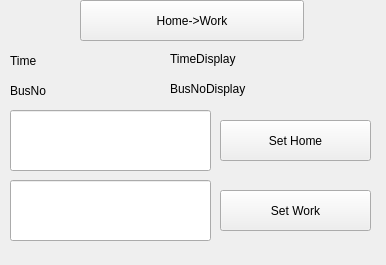
<?xml version="1.0" encoding="UTF-8"?>
<ui version="4.0">
 <class>MainWindow</class>
 <widget class="QMainWindow" name="MainWindow">
  <property name="geometry">
   <rect>
    <x>0</x>
    <y>0</y>
    <width>386</width>
    <height>265</height>
   </rect>
  </property>
  <property name="windowTitle">
   <string>ZuoBa</string>
  </property>
  <widget class="QWidget" name="centralwidget">
   <widget class="QPushButton" name="sethomeaddress">
    <property name="geometry">
     <rect>
      <x>220</x>
      <y>120</y>
      <width>151</width>
      <height>41</height>
     </rect>
    </property>
    <property name="text">
     <string>Set Home</string>
    </property>
   </widget>
   <widget class="QPushButton" name="setworkaddress">
    <property name="geometry">
     <rect>
      <x>220</x>
      <y>190</y>
      <width>151</width>
      <height>41</height>
     </rect>
    </property>
    <property name="text">
     <string>Set Work</string>
    </property>
   </widget>
   <widget class="QLineEdit" name="homeaddress">
    <property name="geometry">
     <rect>
      <x>10</x>
      <y>110</y>
      <width>201</width>
      <height>61</height>
     </rect>
    </property>
   </widget>
   <widget class="QLineEdit" name="workaddress">
    <property name="geometry">
     <rect>
      <x>10</x>
      <y>180</y>
      <width>201</width>
      <height>61</height>
     </rect>
    </property>
   </widget>
   <widget class="QLabel" name="busnolabel">
    <property name="geometry">
     <rect>
      <x>10</x>
      <y>80</y>
      <width>151</width>
      <height>21</height>
     </rect>
    </property>
    <property name="text">
     <string>BusNo</string>
    </property>
   </widget>
   <widget class="QLabel" name="busnodisplay">
    <property name="geometry">
     <rect>
      <x>170</x>
      <y>80</y>
      <width>187</width>
      <height>18</height>
     </rect>
    </property>
    <property name="text">
     <string>BusNoDisplay</string>
    </property>
   </widget>
   <widget class="QLabel" name="timedisplay">
    <property name="geometry">
     <rect>
      <x>170</x>
      <y>50</y>
      <width>187</width>
      <height>18</height>
     </rect>
    </property>
    <property name="text">
     <string>TimeDisplay</string>
    </property>
   </widget>
   <widget class="QLabel" name="timelabel">
    <property name="geometry">
     <rect>
      <x>10</x>
      <y>50</y>
      <width>141</width>
      <height>21</height>
     </rect>
    </property>
    <property name="text">
     <string>Time</string>
    </property>
   </widget>
   <widget class="QPushButton" name="route">
    <property name="geometry">
     <rect>
      <x>80</x>
      <y>0</y>
      <width>224</width>
      <height>41</height>
     </rect>
    </property>
    <property name="text">
     <string>Home-&gt;Work</string>
    </property>
   </widget>
  </widget>
 </widget>
 <resources/>
 <connections/>
</ui>
